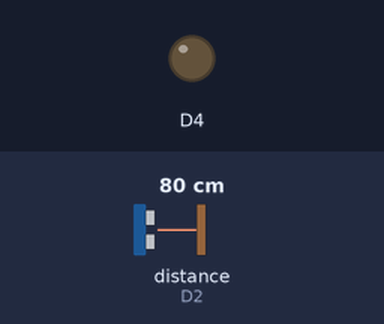
A sketch run on a simulated ESP8266 (NodeMCU). Parts: output pins drawn as LEDs (lit = HIGH). Wiring (inferred from the names in the program): ultrasonic range finder: trigger D3; echo D2. Inputs (shaded band) come from the test bench; at power-on: distance to the obstacle (sensor on D2) 80 cm. The echo pulse lasts 58.3 µs per cm; WiFi joins after 1.5 s; servers stay silent unless stated; the Firebase database answers and starts empty; pins used as bus, display or sensor lines are not drawn; what the sketch prints to the serial monitor is not drawn.

Above: at 4.7 s.
4.8 s: distance to the obstacle (sensor on D2) set to 43 cm
7.3 s: distance to the obstacle (sensor on D2) set to 35 cm
At 10.1 s:
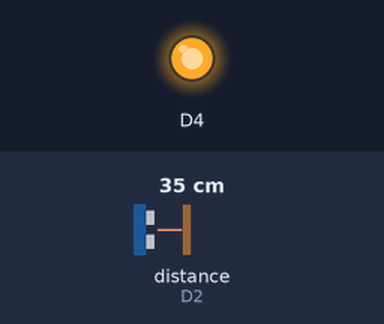
Timing chart, 0 to 11.6 s (numbered marks = the images above; inputs shaded):
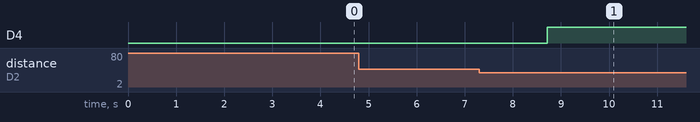

Measured:
- the behaviour switches between 41 and 40 cm on distance to the obstacle (sensor on D2) (found by bisection; images 0 and 1)
- after the input at 4.8 s, every drawn part: stays the same
- after the input at 7.3 s, D4: LOW → HIGH after 1.4 s

The sketch:

wateriot.ino
```cpp
#include <ESP8266WiFi.h>
#include <FirebaseESP8266.h>

#define FIREBASE_HOST "water-level-ae1c8-default-rtdb.firebaseio.com"                     //Your Firebase Project URL goes here without "http:" , "\" and "/"
#define FIREBASE_AUTH "3KNTTqbbQ2iSPeLs3bmfLpeY0CzxKERBusiot9Hl" //Your Firebase Database Secret goes here

#define WIFI_SSID "iB-----"                                               //WiFi SSID to which you want NodeMCU to connect
#define WIFI_PASSWORD "97----"                                      //Password of your wifi network


// Declare the Firebase Data object in the global scope
FirebaseData firebaseData;

// Declare global variable to store value
int val=0;
int pump=0;
int TRIGGER = D3;
int ECHO   = D2;

void setup() {
pinMode(TRIGGER, OUTPUT);
 pinMode(ECHO, INPUT);
 pinMode(D4, OUTPUT);
  delay(1000);
  Serial.begin(115200);                                   // Select the same baud rate if you want to see the datas on Serial Monitor

  Serial.println("Serial communication started\n\n");

  WiFi.begin(WIFI_SSID, WIFI_PASSWORD);                                     //try to connect with wifi
  Serial.print("Connecting to ");
  Serial.print(WIFI_SSID);
  while (WiFi.status() != WL_CONNECTED) {
    Serial.print(".");
    delay(500);
  }
  Serial.println();
  Serial.print("Connected to ");
  Serial.println(WIFI_SSID);
  Serial.print("IP Address is : ");
  Serial.println(WiFi.localIP());                                            //print local IP address
  Firebase.begin(FIREBASE_HOST, FIREBASE_AUTH);   // connect to firebase

  Firebase.reconnectWiFi(true);
  delay(1000);
}

void loop() {

// Firebase Error Handling And Writing Data At Specifed Path************************************************


if (Firebase.setInt(firebaseData, "water_level_monitoring_app/data", val)) {    // On successful Write operation, function returns 1

                digitalWrite(TRIGGER, LOW);
                delayMicroseconds(2);
                digitalWrite(TRIGGER, HIGH);
                delayMicroseconds(10);
                digitalWrite(TRIGGER, LOW);
                long duration = pulseIn(ECHO, HIGH);
                val = (duration/2) / 29.09;
                val=(40-val)*2.5;
               Serial.println("Value Uploaded Successfully");
               Serial.print("water level= ");
               Serial.println(val);
               Serial.println("\n");
               delay(1000);

     }

else {
    Serial.println(firebaseData.errorReason());
  }


  if (Firebase.getInt(firebaseData, "water_level_monitoring_app/pump")) {                           // On successful Read operation, function returns 1


    if (firebaseData.dataType() == "string") {
                                                       // print read data if it is integer
       pump = firebaseData.stringData().toInt();
        if(pump==1)                                                             // If, the Status is 1, turn on the Relay1
     {
      digitalWrite(D4,HIGH);
      Serial.println("pump ON");
    }
    else if(pump==0)                                                      // If, the Status is 0, turn Off the Relay1
    {
      digitalWrite(D4,LOW);
      Serial.println("pump OFF");
    }

      Serial.println(pump);
      Serial.println("\n Change value at firebase console to see changes here.");
      delay(1000);

    }

  }
  else {
    Serial.println(firebaseData.errorReason());
  }

if(val>=90){
  digitalWrite(D4,LOW);
  Serial.println("pump OFF");
  Firebase.setString(firebaseData, "water_level_monitoring_app/pump", "0");
}
else if(val>=0 && val<=30){
  digitalWrite(D4,HIGH);
  Serial.println("pump On");
  Firebase.setString(firebaseData, "water_level_monitoring_app/pump", "1");
}
}
```
